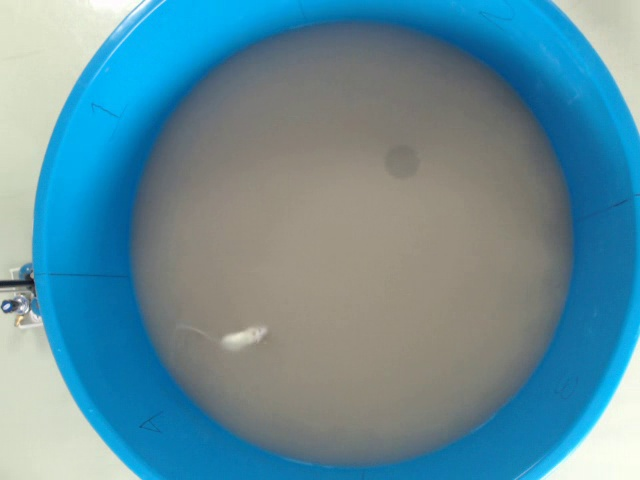
//> input picture AMilk.avi.jpg, 640 x 480 px, given in place of the camera
$ ./fet   (built with g++ and OpenCV 4)
//> lines starting //> are read from the running program, lines starting //| are printed output that depends on the picture; after the words box and inside, x2 and y2 are one past the last pixel; in counts of white or black regions, pixels touching at a corner belong together
#include <cmath>
#include <iostream>
#include <cv.h>
#include "opencv2/imgproc/imgproc.hpp"
#include <highgui.h>

using namespace cv;
using namespace std;

int main(int argc, char** argv)
{
	VideoCapture cap;
	cap.open(1);
	Mat img,gray;
	bool bSuccess;
	Mat back;
	cap.read(back);
//> back is the input picture: 480 rows x 640 cols, CV_8UC3; mean B, G, R 156.1, 141.6, 98.1
	//cvtColor(back,back,CV_BGR2HSV);
	int temp;
	while(true){
		bSuccess = cap.read(img);

		if(!bSuccess){
			break;
		}

		//cvtColor(img,img,CV_BGR2HSV);
		cvtColor(img, gray, CV_BGR2GRAY);
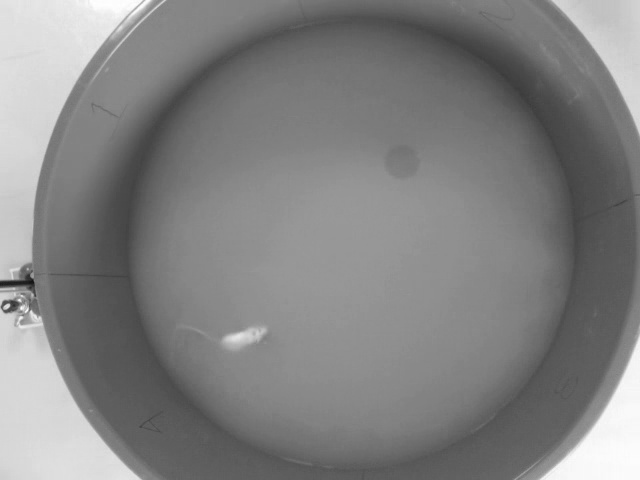
//> gray: 480 rows x 640 cols, CV_8UC1; min 19, max 255, mean 130.3
    // smooth it, otherwise a lot of false circles may be detected
    GaussianBlur( gray, gray, Size(9, 9), 2, 2 );


		vector<Vec3f> circles;
    HoughCircles(gray, circles, CV_HOUGH_GRADIENT,1, gray.rows/4, 100, 50,10,400);
//> circles = 1 circle (x, y, radius): [341.5, 242.5, 310.2]
    for( size_t i = 0; i < circles.size(); i++ )
    {
         Point center(cvRound(circles[i][0]), cvRound(circles[i][1]));
         int radius = cvRound(circles[i][2]);
         // draw the circle center
         circle( img, center, 3, Scalar(0,255,0), -1, 8, 0 );
         // draw the circle outline
         circle( img, center, radius, Scalar(0,0,255), 3, 8, 0 );
    }
//> this loop made 1 pass
//> (center, radius) on pass 1: (Point(342, 242), 310)
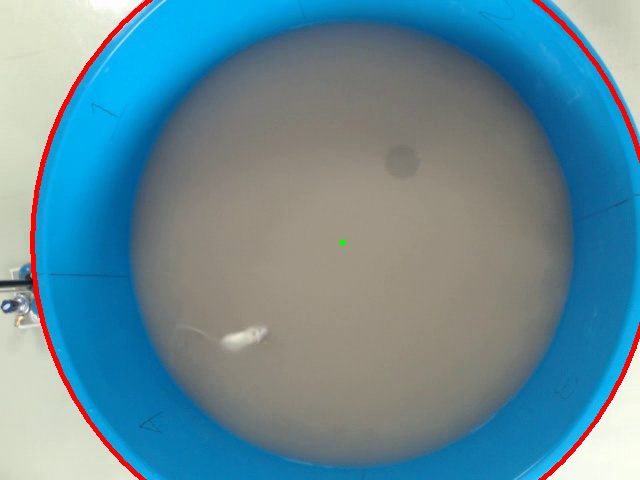
//> img: 480 rows x 640 cols, CV_8UC3; 1.5% of pixels changed, all inside (x1, y1, x2, y2) = (30, 0, 640, 480)

		imshow( "circles1", gray );
    imshow( "circles", img );

		waitKey(20);
	}

	return 0;
}

$ run again, on Water.avi.jpg
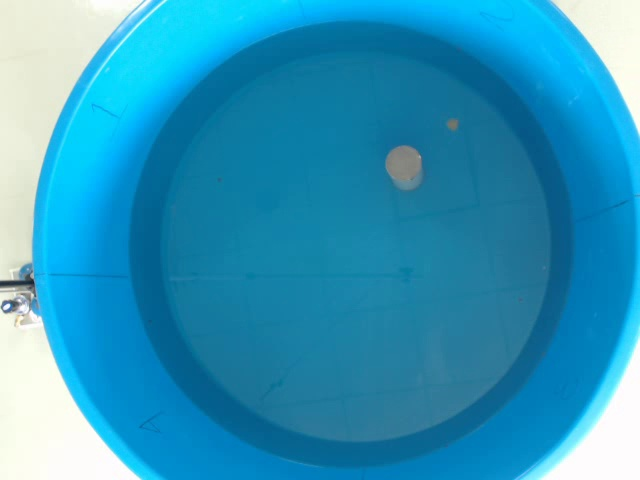
//> input picture Water.avi.jpg, 640 x 480 px, given in place of the camera
//> back is the input picture: 480 rows x 640 cols, CV_8UC3; mean B, G, R 188.4, 150.3, 46.3
//> `cvtColor(img, gray, CV_BGR2GRAY);`:
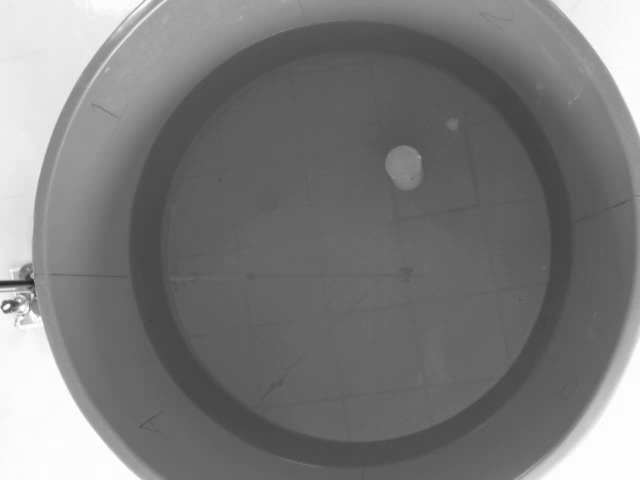
//> gray: 480 rows x 640 cols, CV_8UC1; min 28, max 255, mean 123.6
//> circles = 1 circle (x, y, radius): [346.5, 242.5, 314.7]
//> the loop `for( size_t i = 0; i < circles.size(); i++ )` made 1 pass
//> (center, radius) on pass 1: (Point(346, 242), 315)
//> after the loop `for( size_t i = 0; i < circles.size(); i++ )`:
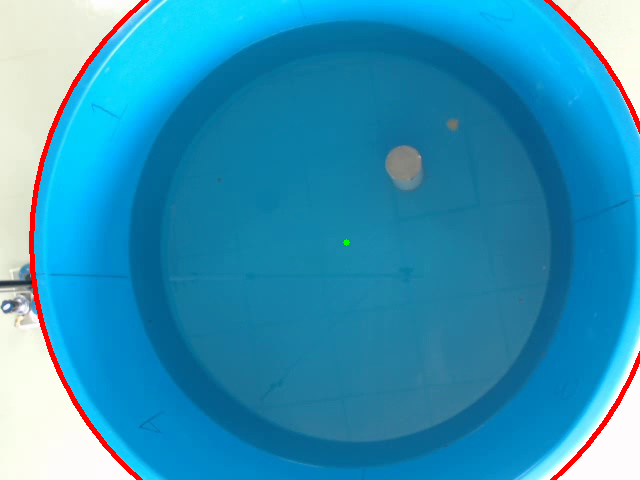
//> img: 480 rows x 640 cols, CV_8UC3; 1.42% of pixels changed, all inside (x1, y1, x2, y2) = (29, 0, 640, 480)
